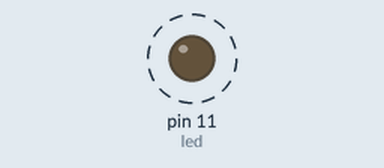
Recording of a sketch running on a simulated Arduino Uno, built with avr-gcc and run on an emulated ATmega328P. On the bench: output pins drawn as LEDs (lit = HIGH). Dashed ring = blinking.

Above: at 0.5 s.
Timing chart, 0 to 4.6 s (numbered marks = the images above):
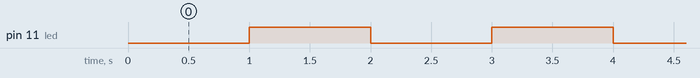

Measured:
- by itself, pin 11 (led): alternates HIGH for 1.0 s and LOW for 1.0 s

The sketch:

dimmed_millis.ino
```cpp
// delay() makes it impossible to run code concurrently in the loop
// millis() returns the number of milliseconds since the board started running, and
//          allows you to run code concurrently
int led = 11;
int state = LOW;

// Generally, use unsigned long for variables that hold time since will
// quickly become too large for an int
// Stores last time LED was updated
unsigned long previousMillis = 0;

// Stores interval at which to blind (ms)
long interval = 1000;

void setup() {
  pinMode(led, OUTPUT);

}

void loop() {
  // Check if it is time to blink the LED (i.e. if the difference between
  // the current time and last time you blinked is bigger than the desired interval)
  unsigned long currentMillis = millis();

  if (currentMillis - previousMillis >= interval) {
    // Save the last time you blinked the LED
    previousMillis = currentMillis;

    // If the LED is off, turn it on and vice-versa
    if (state == LOW) {
      state = 255;
    }
    else {
      state = LOW;
    }

    // Set the LED with the state of the variable
    analogWrite(led, state);
  }

}
```
